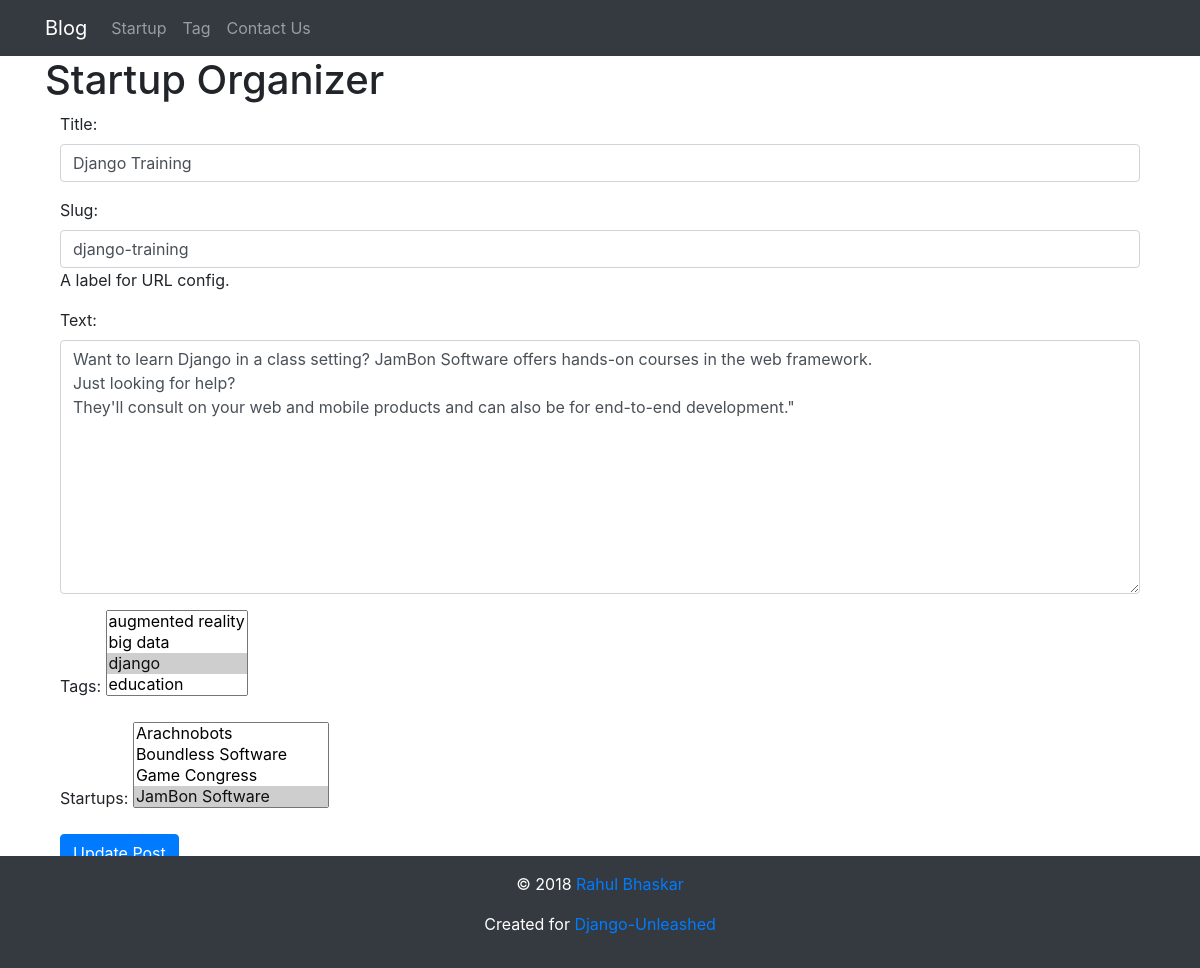
The app's page /blog/2013/1/django-training/update/ with its own data.
### blog/models.py (models this page shows, shortened)
class Post(models.Model):
    title = models.CharField(max_length=63)
    slug = models.SlugField(max_length=63, unique_for_month='pub_date', help_text='A label for URL config.')
    text = models.TextField()
    pub_date = models.DateField('date published', auto_now_add=True)
    tags = models.ManyToManyField(Tag, related_name='blog_posts', blank=True)
    startups = models.ManyToManyField(Startup, related_name='blog_posts', blank=True)
    class Meta:
        verbose_name = 'blog post'
        ordering = ['-pub_date', 'title']
        get_latest_by = 'pub_date'
    def get_update_url(self):
        return reverse('blog:post_update', kwargs={
            'year': self.pub_date.year,
            'month': self.pub_date.month,
            'slug': self.slug
        })

### blog/views.py (the view)
# urls.py: url(r'^(?P<year>\d{4})/(?P<month>\d{1,2})/(?P<slug>[\w\-]+)/update/$', PostUpdate.as_view(), name='post_update'),
class PostUpdate(UpdateView):
    template_name = 'blog/post_update_form.html'
    form_class = PostForm
    model = Post

### blog/forms.py (shortened to what this page needs)
class PostForm(forms.ModelForm):
    class Meta:
        model = Post
        fields = '__all__'
        widgets = {
            'title': forms.TextInput(attrs={
                'class': 'form-control'
            }),
            'slug': forms.TextInput(attrs={
                'class': 'form-control'
            }),
            'text': forms.Textarea(attrs={
                'class': 'form-control'
            }),
            'tag': forms.SelectMultiple(attrs={
                'class': 'form-control'
            }),
            'startup': forms.SelectMultiple(attrs={
                'class':'form-control'
            })
        }

### organizer/models.py (called while the page is built)
    def __str__(self):
        return self.name

    def __str__(self):
        return self.name

### blog/templates/blog/post_update_form.html (shortened to what this page needs)
{% extends parent_template|default:'blog/base_blog.html' %}
{% block content %}
<div class="container">
    <div>
        <form action="{{post.get_update_url}}" method="post">
            {{form.as_p}}
            <button type="submit" class="btn btn-primary">Update Post</button>
        </form>
    </div>
</div>
{% endblock content %}

### static/site/style.css (style rules this page uses)
html { height: 100%; box-sizing: border-box; }
*, *:before, *:after { box-sizing: inherit; }
body { position: relative; margin: 0; padding-bottom: 6rem; min-height: 100%; }

### records on screen
Post: title "Django Training", slug "django-training", text "Want to learn Django in a class setting? JamBon Software offers hands-on courses in the web framework. Just looking for help? They'll consult on your web and mobile products and can also be for end-to-end development.\""
